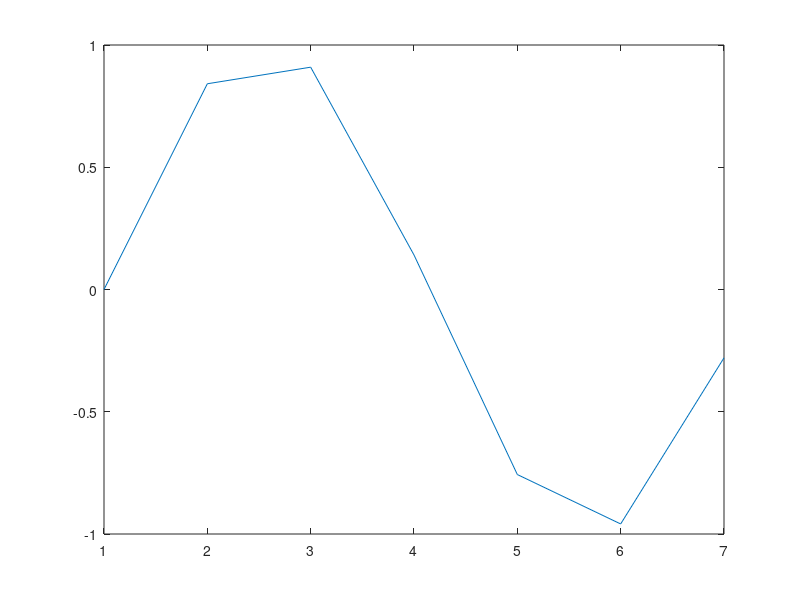
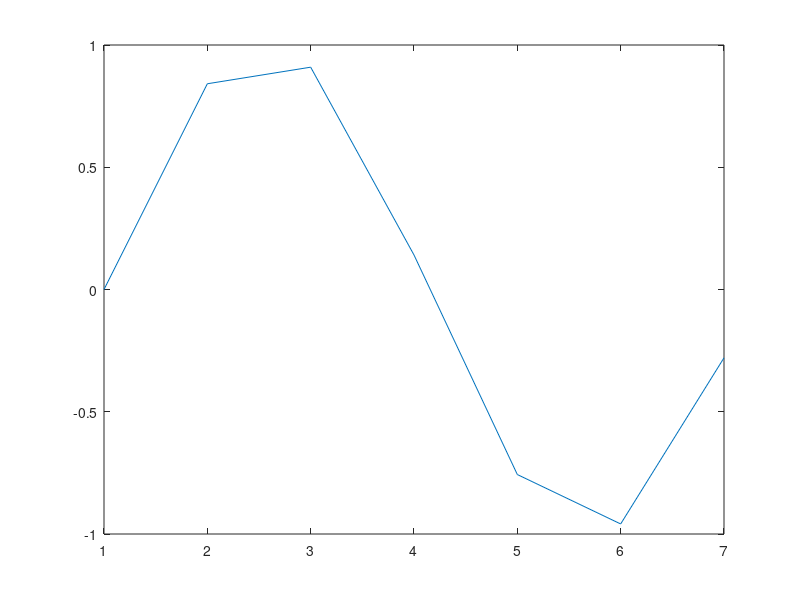
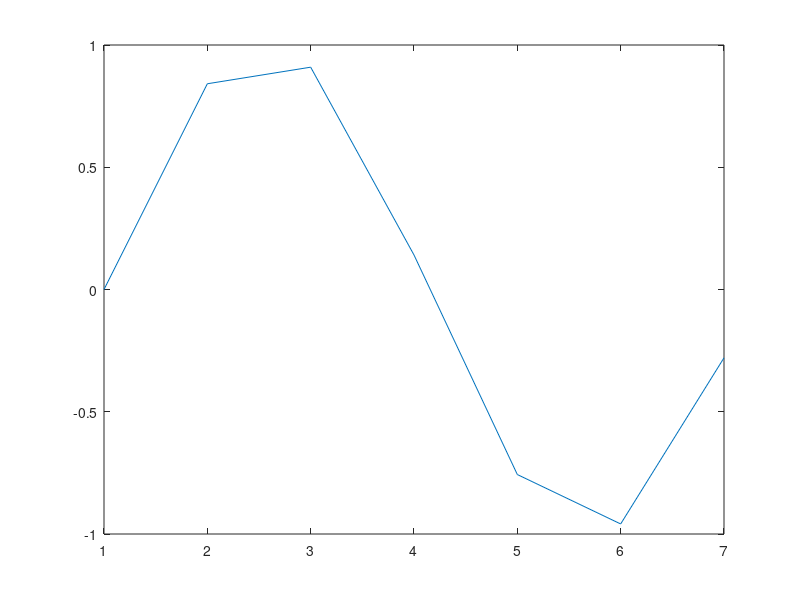
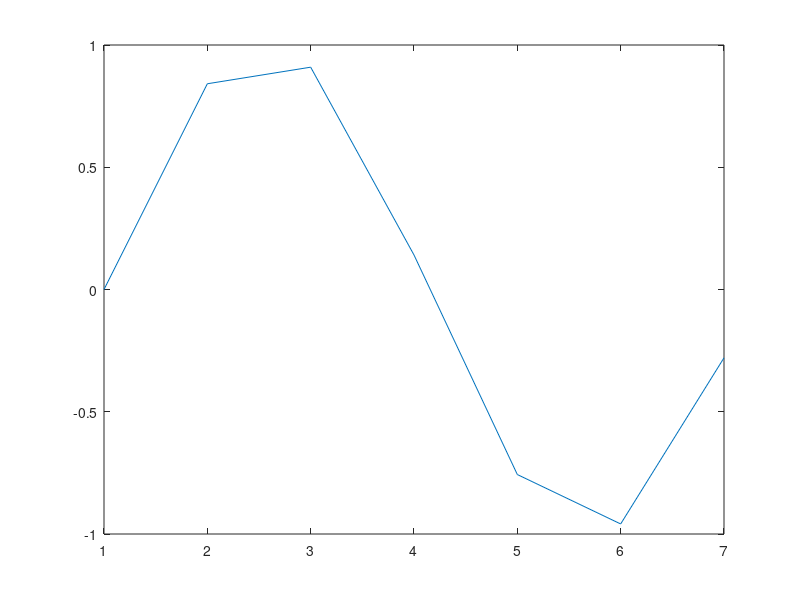

MATLAB code to generate these figures, in order: (Note: this script raises an error after producing the figures.)
close all 
clear

times = zeros(3,10);
%% Create figure with axes
for i = 1:10
    t = tic;
    fig1 = figure;
    % fig1.MenuBar = 'none';
    ax1 = axes(fig1);
    plot(ax1,sin(0:2*pi))
    drawnow
    times(1,i) = toc(t);
    close(fig1)
end
%% Create uifigure with axes
for i = 1:10
    t = tic;
    fig2 = uifigure;
    ax2 = axes(fig2);
    plot(ax2,sin(0:2*pi))
    drawnow
    times(2,i) = toc(t);
    close(fig2)
end
%% Create uifigure with axes
for i = 1:10
    t = tic;
    fig3 = uifigure;
    ax3 = uiaxes(fig3);
    plot(ax3,sin(0:2*pi))
    drawnow
    times(3,i) = toc(t);
    close(fig3)
end

%% plotting times
figure
% cats = categorical({'figure&axes','uifigure&axes','uifigure&uiaxes'});
hold on
b = bar(mean(times,2),'FaceColor','flat');
set(gca,'XTick',1:3,'XTickLabel',{'figure&axes','uifigure&axes','uifigure&uiaxes'})
b.CData(1,:) = [1 0 0];
b.CData(2,:) = [0 1 0];
b.CData(3,:) = [0 0 1];
title('Figure/UIFigure & Axes/UIAxes speed comparison (average of 10 runs)')
ylabel('Seconds elapsed for plotting a sine wave')
errorbar(mean(times,2),std(times,0,2),'.')